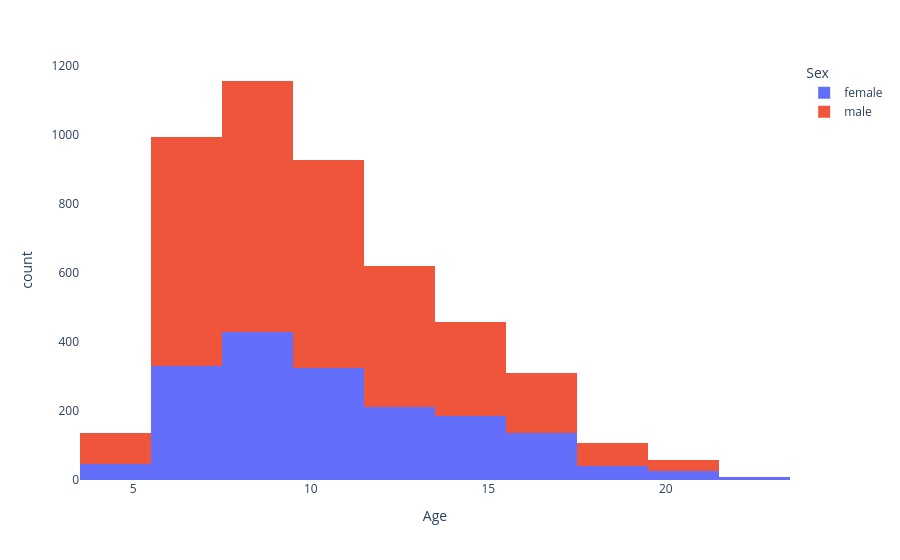

Notebook cell for this chart:
### Markdown cell above
## Majority of sample (n=4106) is male (n=2626) and majority of sample are in the age range: 6-10 (n=2394)

### Code cell
fig = px.histogram(df, x="Age", nbins=10, color="Sex")
fig.update_layout({'plot_bgcolor': 'rgba(0,0,0,0)',
                  'paper_bgcolor': 'rgba(0,0,0,0)'})
fig.show()

### Figure 1 — Plotly figure (JSON) as saved in the notebook; plotly's stock layout.template omitted (floating-point values rounded to 4 significant figures; data arrays with more than 128 entries replaced by an {"elided": "..."} marker saying what was removed)
{"data": [{"alignmentgroup": "True", "bingroup": "x", "hovertemplate": "Sex=female<br>Age=%{x}<br>count=%{y}<extra></extra>", "legendgroup": "female", "marker": {"color": "#636efa", "pattern": {"shape": ""}}, "name": "female", "nbinsx": 10, "offsetgroup": "female", "orientation": "v", "showlegend": true, "type": "histogram", "x": {"elided": "1733 int values"}, "xaxis": "x", "yaxis": "y"}, {"alignmentgroup": "True", "bingroup": "x", "hovertemplate": "Sex=male<br>Age=%{x}<br>count=%{y}<extra></extra>", "legendgroup": "male", "marker": {"color": "#EF553B", "pattern": {"shape": ""}}, "name": "male", "nbinsx": 10, "offsetgroup": "male", "orientation": "v", "showlegend": true, "type": "histogram", "x": {"elided": "3034 int values"}, "xaxis": "x", "yaxis": "y"}], "layout": {"barmode": "relative", "legend": {"title": {"text": "Sex"}, "tracegroupgap": 0}, "margin": {"t": 60}, "paper_bgcolor": "rgba(0,0,0,0)", "plot_bgcolor": "rgba(0,0,0,0)", "xaxis": {"anchor": "y", "domain": [0, 1], "title": {"text": "Age"}}, "yaxis": {"anchor": "x", "domain": [0, 1], "title": {"text": "count"}}}}
